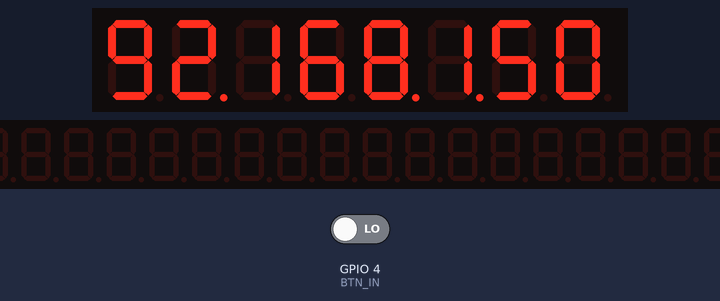
The sketch below on a simulated ESP8266 (NodeMCU). Shown: 8-digit seven-segment display, 30-digit seven-segment display. Wiring (inferred from the names in the program): 2 × MAX7219 LED driver: CS GPIO 15 / CS GPIO 5. The test bench sets the inputs (shaded band); at power-on: GPIO 4 (BTN_IN) LOW. WiFi joins after 1.5 s; servers stay silent unless stated; the local clock reads 2024-03-15 10:24:30 at power-on unless the sketch sets it; what the sketch prints to the serial monitor is not drawn.

Above: at 2.1 s.
At 6.2 s:
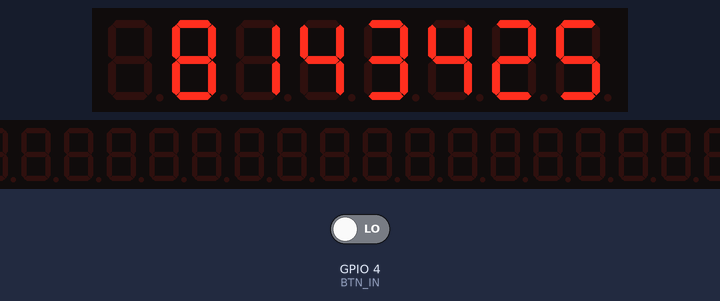
6.3 s: GPIO 4 (BTN_IN) driven HIGH
At 10.17 s:
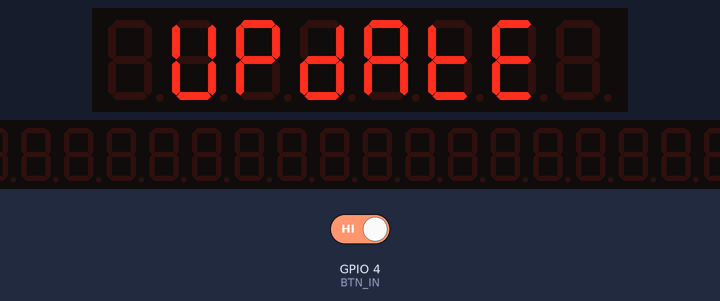
16.5 s: GPIO 4 (BTN_IN) driven LOW
Timing chart, 0 to 19.5 s (numbered marks = the images above; inputs shaded):
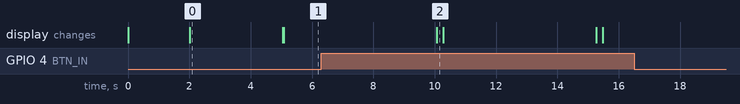

Measured:
- after the input at 6.3 s, the display: changes after 3.8 s (image 2)

The sketch:

espcounter.ino
```cpp
/*
40000000 / year
6.341958 / 5 sec
1.268391 / sec
*/

#define MPS  1.268391 // meters per seconds
#define LOOP 5        // loop every X seconds
#define BTN_IN  4     // pin D2 for button input
#define BTN_OUT 5     // pin D1 for button output

#include <SPI.h>
#include <ESP8266WiFi.h>
#include <ESP8266HTTPClient.h>

#include <time.h>

#define MAX7219_NUM_CHIPS   1  // 3 chips = 24 digits
#define MAX7219_CS_PIN     15  // pin the MAX7219's CS pin is connected to
#define MAX7219_BRIGHTNESS  3  // brightness level 0-15

#include "MAX7219_8_Digit_Driver.h"

MAX7219_8_Digit_Driver my_display(MAX7219_CS_PIN, MAX7219_NUM_CHIPS);

// Include parameters for WiFi and API
#include "mySettings.h"

// Let's Encrypt root cert
const char IRG_Root_X1 [] PROGMEM = R"CERT(
-----BEGIN CERTIFICATE-----
MIIFYDCCBEigAwIBAgIQQAF3ITfU6UK47naqPGQKtzANBgkqhkiG9w0BAQsFADA/
MSQwIgYDVQQKExtEaWdpdGFsIFNpZ25hdHVyZSBUcnVzdCBDby4xFzAVBgNVBAMT
DkRTVCBSb290IENBIFgzMB4XDTIxMDEyMDE5MTQwM1oXDTI0MDkzMDE4MTQwM1ow
TzELMAkGA1UEBhMCVVMxKTAnBgNVBAoTIEludGVybmV0IFNlY3VyaXR5IFJlc2Vh
cmNoIEdyb3VwMRUwEwYDVQQDEwxJU1JHIFJvb3QgWDEwggIiMA0GCSqGSIb3DQEB
AQUAA4ICDwAwggIKAoICAQCt6CRz9BQ385ueK1coHIe+3LffOJCMbjzmV6B493XC
ov71am72AE8o295ohmxEk7axY/0UEmu/H9LqMZshftEzPLpI9d1537O4/xLxIZpL
wYqGcWlKZmZsj348cL+tKSIG8+TA5oCu4kuPt5l+lAOf00eXfJlII1PoOK5PCm+D
LtFJV4yAdLbaL9A4jXsDcCEbdfIwPPqPrt3aY6vrFk/CjhFLfs8L6P+1dy70sntK
4EwSJQxwjQMpoOFTJOwT2e4ZvxCzSow/iaNhUd6shweU9GNx7C7ib1uYgeGJXDR5
bHbvO5BieebbpJovJsXQEOEO3tkQjhb7t/eo98flAgeYjzYIlefiN5YNNnWe+w5y
sR2bvAP5SQXYgd0FtCrWQemsAXaVCg/Y39W9Eh81LygXbNKYwagJZHduRze6zqxZ
Xmidf3LWicUGQSk+WT7dJvUkyRGnWqNMQB9GoZm1pzpRboY7nn1ypxIFeFntPlF4
FQsDj43QLwWyPntKHEtzBRL8xurgUBN8Q5N0s8p0544fAQjQMNRbcTa0B7rBMDBc
SLeCO5imfWCKoqMpgsy6vYMEG6KDA0Gh1gXxG8K28Kh8hjtGqEgqiNx2mna/H2ql
PRmP6zjzZN7IKw0KKP/32+IVQtQi0Cdd4Xn+GOdwiK1O5tmLOsbdJ1Fu/7xk9TND
TwIDAQABo4IBRjCCAUIwDwYDVR0TAQH/BAUwAwEB/zAOBgNVHQ8BAf8EBAMCAQYw
SwYIKwYBBQUHAQEEPzA9MDsGCCsGAQUFBzAChi9odHRwOi8vYXBwcy5pZGVudHJ1
c3QuY29tL3Jvb3RzL2RzdHJvb3RjYXgzLnA3YzAfBgNVHSMEGDAWgBTEp7Gkeyxx
+tvhS5B1/8QVYIWJEDBUBgNVHSAETTBLMAgGBmeBDAECATA/BgsrBgEEAYLfEwEB
ATAwMC4GCCsGAQUFBwIBFiJodHRwOi8vY3BzLnJvb3QteDEubGV0c2VuY3J5cHQu
b3JnMDwGA1UdHwQ1MDMwMaAvoC2GK2h0dHA6Ly9jcmwuaWRlbnRydXN0LmNvbS9E
U1RST09UQ0FYM0NSTC5jcmwwHQYDVR0OBBYEFHm0WeZ7tuXkAXOACIjIGlj26Ztu
MA0GCSqGSIb3DQEBCwUAA4IBAQAKcwBslm7/DlLQrt2M51oGrS+o44+/yQoDFVDC
5WxCu2+b9LRPwkSICHXM6webFGJueN7sJ7o5XPWioW5WlHAQU7G75K/QosMrAdSW
9MUgNTP52GE24HGNtLi1qoJFlcDyqSMo59ahy2cI2qBDLKobkx/J3vWraV0T9VuG
WCLKTVXkcGdtwlfFRjlBz4pYg1htmf5X6DYO8A4jqv2Il9DjXA6USbW1FzXSLr9O
he8Y4IWS6wY7bCkjCWDcRQJMEhg76fsO3txE+FiYruq9RUWhiF1myv4Q6W+CyBFC
Dfvp7OOGAN6dEOM4+qR9sdjoSYKEBpsr6GtPAQw4dy753ec5
-----END CERTIFICATE-----
)CERT";

X509List cert(IRG_Root_X1);

double prod = 0.0;

#if !defined(__time_t_defined)
typedef double time_t;
#endif

void setup() {
  Serial.begin(115200); delay(10);
  Serial.println();

  my_display.String_To_Buffer("   H1   ", MAX7219_BRIGHTNESS);

  // SSID and password are in mySettings.h - DO NOT CHECK IN!
  WiFi.begin(ssid, pass);
  Serial.print("Connecting to "); Serial.print(ssid); Serial.println(" ...");

  while (WiFi.status() != WL_CONNECTED) {
    Serial.print(".");
    delay(1000);
  }

  Serial.print("Connected, IP: "); Serial.println(WiFi.localIP());

  my_display.String_To_Buffer(WiFi.localIP().toString(), MAX7219_BRIGHTNESS);
  delay(3000);

  configTime(3*3600, 0, "pool.ntp.org", "time.nist.gov");
  Serial.print("Waiting for NTP time sync: ");

  time_t ts_now = time(nullptr);

  while (ts_now < 8*3600*2) {
    delay(500);
    Serial.print(".");
    ts_now = time(nullptr);
  }
  Serial.println();

  struct tm time_now;
  gmtime_r(&ts_now, &time_now);
  Serial.printf("[TIME] now: %s", asctime(&time_now));

  time_t ts_start;
  struct tm time_start;

  time_start.tm_year = time_now.tm_year;
  time_start.tm_mon = 0;
  time_start.tm_mday = 1;
  time_start.tm_hour = 0;
  time_start.tm_min = 0;
  time_start.tm_sec = 0;
  time_start.tm_isdst = time_now.tm_isdst; // We already have the current time, get DST from that.
  ts_start = mktime(&time_start) + 3*3600; // Add some hours to get to GMT. See also timegm() and timezone foo.

  Serial.printf("[TIME] year start: %s", asctime(&time_start));

  time_t ts_diff;
  ts_diff = ts_now - ts_start;
  double ts_diffd = (double) ts_diff;
  Serial.printf("[TIME] diff in seconds: %.2f\n", ts_diffd);

  // ts_diff               :  seconds since Jan 1
  // MPS                   :  how many meters per second are done
  // prod = ts_diff * MPS  :  this years production at boot time
  prod = ts_diffd * MPS;
  Serial.printf("[PROD] at boot: %.2f\n", prod);

  // Reset pins at boot
  pinMode(BTN_OUT, OUTPUT);
  digitalWrite(BTN_OUT, LOW);
}

void loop() {
  double corr = 0.0;
  // Get correction difference from API
  if (check_btn()) {
    Serial.println("[DEBUG] Button pressed, get corrections.");
    my_display.String_To_Buffer(" UPDATE ", MAX7219_BRIGHTNESS);
    corr = get_value_from_api();
    Serial.printf("[DEBUG] Correct by: %.2f\n", corr);
  }

  prod = prod + (MPS * LOOP) + corr;

  // The decimal point does not count against the length of the character string
  //my_display.String_To_Buffer(String(counter++), MAX7219_BRIGHTNESS);
  my_display.String_To_Buffer(String(prod, 0), MAX7219_BRIGHTNESS);
  Serial.printf("[PROD] current: %.2f\n", prod);
  delay(LOOP*1000-50);
}
```

7_Segment_Font.h
```cpp
/***************************************************************************************************************************/
/*
  7 Segment Font
  Store this lookup table in flash (program) memory instead of SRAM
  Segment order for the display PCB = Dp, A, B, C, D, E, F, G
*/
/***************************************************************************************************************************/
const PROGMEM uint8_t Char_Set[] = {

  // Characters 0-F   Op-code
  0b01111110,       //  0x00 - '0'
  0b00110000,       //  0x01 - '1'
  0b01101101,       //  0x02 - '2'
  0b01111001,       //  0x03 - '3'
  0b00110011,       //  0x04 - '4'
  0b01011011,       //  0x05 - '5'
  0b01011111,       //  0x06 - '6'
  0b01110000,       //  0x07 - '7'
  0b01111111,       //  0x08 - '8'
  0b01111011,       //  0x09 - '9'
  0b01110111,       //  0x0A - 'A'
  0b00011111,       //  0x0B - 'B'
  0b01001110,       //  0x0C - 'C'
  0b00111101,       //  0x0D - 'D'
  0b01001111,       //  0x0E - 'E'
  0b01000111,       //  0x0F - 'F'

  // Other Characters
  0b00000001,       //  0x10 - '- minus'
  0b01000011,       //  0x11 - 'c for centigrade'
  0b01100011,       //  0x12 - 'o for degree'
  0b00110111,       //  0x13 - 'H'
  0b00001110,       //  0x14 - 'L'
  0b01110110,       //  0x15 - 'n'
  0b01100111,       //  0x16 - 'P'
  0b00001111,       //  0x17 - 't'
  0b00111011,       //  0x18 - 'Y'
  0b00111110,       //  0x19 - 'U'

  0b00000000        //  0x1A - 'blank'
};
```

functions.ino
```cpp
boolean check_btn() {
  // Set up pins
  pinMode(BTN_OUT, OUTPUT);
  pinMode(BTN_IN, INPUT);

  // Check for connection between pins
  delay(25);
  digitalWrite(BTN_OUT, HIGH);
  delay(25);
  int tmp = digitalRead(BTN_IN);
  // Reset
  digitalWrite(BTN_OUT, LOW);

  // Output
  return (tmp == 1);
}

int get_value_from_api() {
  int counter = 0;
  WiFiClientSecure client;

  // Wait for WiFi connection
  if ((WiFi.status() == WL_CONNECTED)) {

    client.setTrustAnchors(&cert);

    HTTPClient https;

    Serial.print("[HTTPS] Begin\n");
    // API URL in settings.ino - DO NOT CHECK IN!
    if (https.begin(client, apiurl)) {  // HTTPS

      Serial.print("[HTTPS] GET ... ");
      // Start connection and send HTTP header
      int httpCode = https.GET();

      // httpCode will be negative on error
      if (httpCode > 0) {
        // HTTP header has been send and Server response header has been handled
        Serial.printf("code: %d\n", httpCode);

        // File found at server
        if (httpCode == HTTP_CODE_OK || httpCode == HTTP_CODE_MOVED_PERMANENTLY) {
          counter = https.getString().toInt();
          Serial.printf("[HTTPS] GET value: %i\n", counter);
        }
      } else {
        Serial.printf("failed, error: %s\n", https.errorToString(httpCode).c_str());
        my_display.String_To_Buffer("6Et FA1L", MAX7219_BRIGHTNESS);
      }

      https.end();
    } else {
      Serial.printf("unable to connect\n");
    }
  }
  return counter;
}
```

mySettings.example.h
```cpp
#ifndef MYSETTINGS_H
#define MYSETTINGS_H

// Wifi stuff
const char* ssid = "YOUR_WIFI_SSID_HERE";
const char* pass = "YOUR_WIFI_PASSWORD_HERE";

// API URL
const char* apiurl = "YOUR_API_URL_HERE";

#endif
```

MAX7219_8_Digit_Driver.cpp
```cpp
#include "Arduino.h"
#include <SPI.h>
#include "MAX7219_8_Digit_Driver.h"


// ------------------------------------------------------------------------------------------------------------------------
// constructor
// ------------------------------------------------------------------------------------------------------------------------
MAX7219_8_Digit_Driver::MAX7219_8_Digit_Driver(int Pin, int MAX7219_Chips) {

  // set load pin to output
  pinMode(Pin, OUTPUT);

  // local variables
  _Pin = Pin;
  _MAX7219_Chips = MAX7219_Chips;

  // reverse the SPI transfer to send the MSB first
  SPI.setBitOrder(MSBFIRST);

  // start SPI, SPI slow on ESP8266 https://github.com/esp8266/Arduino/issues/2624
  SPI.begin();

  digitalWrite(_Pin, HIGH);  // Take CS High

#if defined(__AVR_ATmega168__) ||defined(__AVR_ATmega168P__) ||defined(__AVR_ATmega328P__) ||defined(__AVR_ATmega32U4__)
  Serial.println("Hello UNO");
#else
  Serial.println("Hello ESP8266");
  // only needed for ESP8266, does not work with UNO, the larger the number the faster the SPI
  // 4000000L gives a similar purformance speed to an UNO, 15000000L is much too fast for the MAX7219
  // 8000000L updates a 24 digit display in 750uS
  SPI.setFrequency(8000000L);
#endif

} // end of function


// ------------------------------------------------------------------------------------------------------------------------
// write data to all MAX7219 chips present, used to initialize display or set brightness
// ------------------------------------------------------------------------------------------------------------------------
void MAX7219_8_Digit_Driver::MAX7219_All_Chips(uint8_t Address, uint8_t Data) {

  // take CS low
  digitalWrite(_Pin, LOW);

  for (uint8_t i = 0; i < _MAX7219_Chips; ++i) {

    SPI.transfer(Address);      //  address
    SPI.transfer(Data);         // data value

  } // end of loop

  // return CS high
  digitalWrite(_Pin, HIGH);

} // end Function


// ------------------------------------------------------------------------------------------------------------------------
// write a character to a MAX7219 chip to one of the 8 locations. Write a Noop to all other MAX7219 chips
// ------------------------------------------------------------------------------------------------------------------------
void MAX7219_8_Digit_Driver::Write_Digit(uint8_t Register_Address, uint8_t Register_Data) {

  // range check the address value
  if (Register_Address >= 0 && Register_Address <= ((_MAX7219_Chips * 8) - 1)) {
    // range check passed. Which MAX7219 chip to write data to, write NOOP's to all others

    // find the chip number you are writing to
    int Chip_Number = Register_Address / 8;

    // find the chips data register to write data too, result is Register_Address. Range = 1 to 8 (data registers of the MAX7219)
    int yy = (Chip_Number * 8); Register_Address = (Register_Address - yy) + 1;

    // start the transfer to the Max chips, loop through all MAX chips, writing either the data or NOOP
    digitalWrite(_Pin, LOW);

    // test which chip to write data too and write noop to all others, that is register address 0x00
    // loop from 0 to the Number of MAX7219 chip (far right to far left)
    for (int xx = 0; xx < _MAX7219_Chips; xx++) {

      // test if it the chip we are to write data to else write a NOOP
      if (xx == Chip_Number) {
        // this is the chip required, now select the data register and write the data

        // test if decimal point flag bit is set
        if (bitRead(Register_Data, 7) == 1) {

          // remove the dp flag and use the lookup table, then set the decimal point LED bit
          Register_Data = pgm_read_byte(&Char_Set[Register_Data - 128]);
          Register_Data = Register_Data + 128;

        } // end dp set

        // no decimal point set
        else {
          // range check the data to write, if too large for the lookup table then turn all segments off
          if (Register_Data < 0x1F) {
            // use the lookup table to find the character to display
            Register_Data = pgm_read_byte(&Char_Set[Register_Data]);
          }
          else {
            // out of range so blank the digit
            Register_Data = 0x00;
          }
        } // end no dp set

        // write the address and data to the SPI port
        SPI.transfer(Register_Address); SPI.transfer(Register_Data);

      }

      // else write noop to other MAX7219 chips
      else {

        // write the address and data to the SPI port
        SPI.transfer(MAX7219_Noop); SPI.transfer(0x00);

      } // end of else

    } // end of loop

    // return CS high
    digitalWrite(_Pin, HIGH);

  } // end of range check

} // end of function


// ------------------------------------------------------------------------------------------------------------------------
// update the display with the data in the Frame_Buffer, note that Frame_Buffer[0] is far right of the display
// ------------------------------------------------------------------------------------------------------------------------
void MAX7219_8_Digit_Driver::Display_Update(int Brightness) {

  // range check the brightess level, valid 0-15
  if (Brightness < 0 || Brightness > 15) {

    Brightness = 8;

  } // end range check

  for (int i = 0; i <  (_MAX7219_Chips * 8); i++) {

    Write_Digit(i, _Frame_Buffer[i]); // Write to column, with data

  } // end of loop

  // write to all MAX7219 chip control registers, only adds a little time but corrects any MAX7219 sync errors
  // timing using an UNO adds 130uS at the most
  MAX7219_All_Chips(MAX7219_DecodeMode, 0x00);
  MAX7219_All_Chips(MAX7219_Intensity, Brightness);
  MAX7219_All_Chips(MAX7219_ScanLimit, 0x07);
  MAX7219_All_Chips(MAX7219_Displaytest, 0x00);
  MAX7219_All_Chips(MAX7219_Shutdown, 0x01);

} // end of function


// ------------------------------------------------------------------------------------------------------------------------
// write a string message to the data buffer
// ------------------------------------------------------------------------------------------------------------------------
void MAX7219_8_Digit_Driver::String_To_Buffer(String Message, int Brightness) {

  // clear the data buffer
  for (int a = 0; a < (_MAX7219_Chips * 8); a++) {
    // blank digit
    _Frame_Buffer[a] = 0x1A;
  } // end of loop

  // define a buffer pointer and decimal point flag
  int Buffer_Pointer = 0; int DP_Flag = 0;

  //  for (int ll = 0; ll < My_Message.length(); ll++) {
  for (int ll = (Message.length() - 1); ll > -1; ll--) {

    // test of ascii value is a decimal point
    if (Message.charAt(ll) == 0x2E) {
      DP_Flag = 1;  // set flag
    } // end if

    // the character is not a dp
    else {

      // start with a blank digit
      int Value = 0x1A;

      // test if numbers are 0-9
      if (Message.charAt(ll) > 0x2F && Message.charAt(ll) < 0x3A) {
        Value = (Message.charAt(ll) - 0x30);
      }

      // test if numbers are A-F
      if (Message.charAt(ll) > 0x40 && Message.charAt(ll) < 0x47) {
        Value = (Message.charAt(ll) - 0x37);
      }

      // special characters. -, H, L, n, P, t, Y, U and c (centigrade) and o to a degree character
      // minus sign
      if (Message.charAt(ll) == 0x2D) {
        Value = 0x10;
      }

      // c for centigrade
      if (Message.charAt(ll) == 0x63) {
        Value = 0x11;
      }

      // o for degree
      if (Message.charAt(ll) == 0x6F) {
        Value = 0x12;
      }


      // Space
      if (Message.charAt(ll) == 0x20) {
        Value = 0x1A;
      }

      // H
      if (Message.charAt(ll) == 0x48 || Message.charAt(ll) == 0x68) {
        Value = 0x13;
      }

      // L
      if (Message.charAt(ll) == 0x4C || Message.charAt(ll) == 0x6C) {
        Value = 0x14;
      }

      // n
      if (Message.charAt(ll) == 0x4E || Message.charAt(ll) == 0x6E) {
        Value = 0x15;
      }

      // P
      if (Message.charAt(ll) == 0x50 || Message.charAt(ll) == 0x70) {
        Value = 0x16;
      }

      // t
      if (Message.charAt(ll) == 0x54 || Message.charAt(ll) == 0x74) {
        Value = 0x17;
      }

      // Y
      if (Message.charAt(ll) == 0x59 || Message.charAt(ll) == 0x79) {
        Value = 0x18;
      }

      // U
      if (Message.charAt(ll) == 0x55 || Message.charAt(ll) == 0x75) {
        Value = 0x19;
      }

      // range check, only incrument the pointer if not over range
      if (Buffer_Pointer < (_MAX7219_Chips * 8)) {

        if (DP_Flag == 0) {
          _Frame_Buffer[Buffer_Pointer] = Value;
        }
        else {
          _Frame_Buffer[Buffer_Pointer] = Value + 0x80;
          DP_Flag = 0;  // clear flag
        }

        // buffer at location Buffer_Pointer now has the location within the lookup
        // table for the character, if bit 7 set then a d.p. should be added
        Buffer_Pointer++;
      } // end range check

    } // end else

  } // end message read

  Display_Update(Brightness);

}  // end function
```

Source omitted: MAX7219_8_Digit_Driver.h (2431 bytes)
